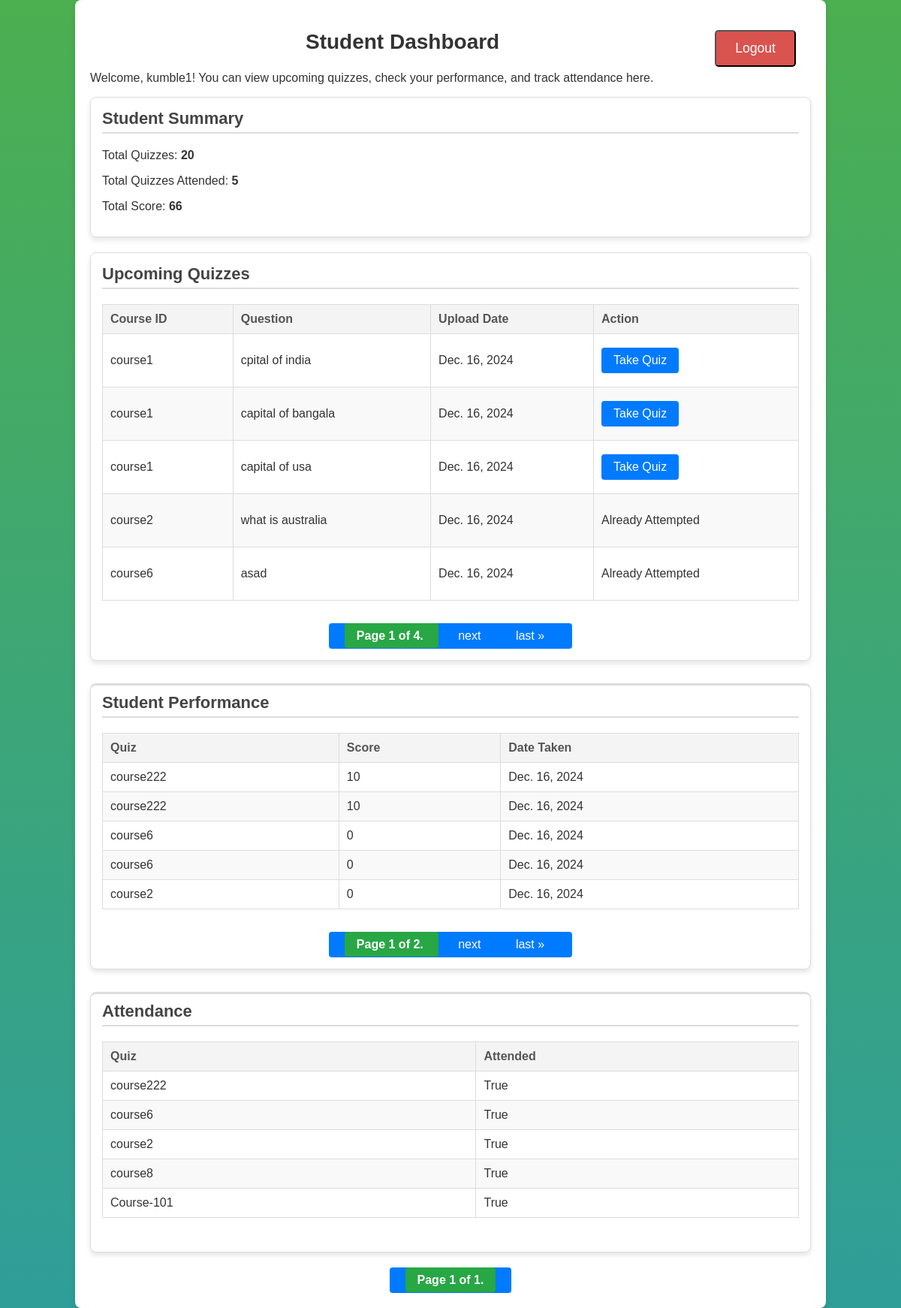
The app's page /core/student/dashboard/ (signed in) with its own data.
### core/models.py (models this page shows, shortened)
class CustomUser(AbstractUser):
    ROLE_CHOICES = (
        ('teacher', 'Teacher'),
        ('student', 'Student'),
    )
    role = models.CharField(max_length=7, choices=ROLE_CHOICES)
    phone_number = models.CharField(max_length=15, blank=True, null=True, help_text="Enter a valid phone number.")
    branch = models.CharField(max_length=100, blank=True, null=True, help_text="Branch (Only for Teachers)")
    usn = models.CharField(max_length=15, blank=True, null=True, help_text="University Serial Number (Only for Students)")
    profile_picture = models.ImageField(upload_to='profile_pics/', blank=True, null=True)

class Quiz(models.Model):
    course_id = models.CharField(max_length=50)
    question = models.TextField(help_text="Main question text")
    correct_answer = models.TextField(help_text="Correct answer for the question")
    image = models.ImageField(upload_to='quiz_images/', blank=True, null=True, help_text="Optional image for the quiz")
    upload_date = models.DateField(auto_now_add=True)
    deadline = models.DateTimeField(default=lambda: timezone.now() + timedelta(days=1), help_text="Deadline for the quiz")

class Question(models.Model):
    quiz = models.ForeignKey(Quiz, related_name='questions', on_delete=models.CASCADE)
    question_text = models.CharField(max_length=255, help_text="The text of the question")
    correct_answer = models.CharField(max_length=100, help_text="Correct answer text")

class StudentPerformance(models.Model):
    student = models.ForeignKey(CustomUser, on_delete=models.CASCADE, limit_choices_to={'role': 'student'}, help_text="Student who took the quiz")
    quiz = models.ForeignKey(Quiz, on_delete=models.CASCADE, help_text="Quiz the student attempted")
    score = models.IntegerField(help_text="Score obtained by the student")
    date_taken = models.DateField(auto_now_add=True, help_text="Date when the quiz was taken")

class Attendance(models.Model):
    user = models.ForeignKey(get_user_model(), on_delete=models.CASCADE, help_text="Student or teacher user")
    quiz = models.ForeignKey(Quiz, on_delete=models.CASCADE, help_text="Quiz the user attended")
    is_attended = models.BooleanField(default=False, help_text="Mark if the quiz was attended")

### core/views.py (the view)
# urls.py: path('student/dashboard/', views.student_dashboard, name='student_dashboard'),
@login_required
def student_dashboard(request):
    if request.user.role != 'student':
        return redirect('home')  # Or a page where non-students are redirected
    quizzes = Quiz.objects.filter(upload_date__gte='2024-12-14')  # Filter by current date
    total_quizzes = quizzes.count()
    for quiz in quizzes:
        quiz.questions_list = quiz.questions.all()  # Get the associated questions for each quiz
        quiz.already_attended = False
        if Attendance.objects.filter(quiz=quiz, user=request.user, is_attended=True).exists():
            quiz.already_attended = True  # Mark as attended if True
    performance_data = StudentPerformance.objects.filter(student=request.user)
    attendance_data = Attendance.objects.filter(user=request.user)
    total_attended = attendance_data.filter(is_attended=True).count()
    total_score = performance_data.filter(quiz__attendance__is_attended=True).aggregate(Sum('score'))['score__sum'] or 0
    quizzes_paginator = Paginator(quizzes, 5)  # Show 5 quizzes per page
    page_number = request.GET.get('quiz_page')  # Get the page number for quizzes
    quiz_page_obj = quizzes_paginator.get_page(page_number)
    performance_paginator = Paginator(performance_data, 5)  # Show 5 performance records per page
    performance_page_number = request.GET.get('performance_page')  # Get the page number for performance data
    performance_page_obj = performance_paginator.get_page(performance_page_number)
    attendance_paginator = Paginator(attendance_data, 5)  # Show 5 attendance records per page
    attendance_page_number = request.GET.get('attendance_page')  # Get the page number for attendance data
    attendance_page_obj = attendance_paginator.get_page(attendance_page_number)
    return render(request, 'core/student_dashboard.html', {
        'quizzes': quiz_page_obj,  # Updated quizzes with pagination
        'performance_data': performance_page_obj,  # Updated performance data with pagination
        'attendance_data': attendance_page_obj,
        'total_quizzes': total_quizzes,
        'total_attended': total_attended,
        'total_score': total_score,
        'username': request.user.username,  # Pass username for display
    })

### core/templates/core/student_dashboard.html (shortened to what this page needs)
<!DOCTYPE html>
<html lang="en">
<head>
    {% load static %}
    <link rel="stylesheet" href="{% static 'css/student.css' %}">
</head>
<body>
<div class="container">
<form method="POST" action="{% url 'logout' %}">
    <button type="submit" class="btn btn-danger btn-sm logout-btn">Logout</button>
</form>
    <h2>Student Dashboard</h2>
    <p>Welcome, {{ user.username }}! You can view upcoming quizzes, check your performance, and track attendance here.</p>
 <div class="card">
            <h3>Student Summary</h3>
            <p>Total Quizzes: <strong>{{ total_quizzes }}</strong></p>
            <p>Total Quizzes Attended: <strong>{{ total_attended }}</strong></p>
            <p>Total Score: <strong>{{ total_score }}</strong></p>
    </div>
    <div class="card">
        <h3>Upcoming Quizzes</h3>
        <table>
            <thead>
                <tr>
                    <th>Course ID</th>
                    <th>Question</th>
                    <th>Upload Date</th>
                    <th>Action</th>
                </tr>
            </thead>
            <tbody>
                {% for quiz in quizzes %}
                <tr>
                    <td>{{ quiz.course_id }}</td>
                    <td>
                        {% for question in quiz.questions.all %}
                            <p>{{ question.question_text }}</p>
                        {% endfor %}
                    </td>
                    <td>{{ quiz.upload_date }}</td>
                    <td>
                    {% if quiz.already_attended %}
                        <span>Already Attempted</span>
                    {% else %}
                        <a href="{% url 'take_quiz' quiz.course_id %}">Take Quiz</a>
                    {% endif %}
                </td>
                </tr>
                {% empty %}
                <tr class="no-data">
                    <td colspan="4">No upcoming quizzes found.</td>
                </tr>
                {% endfor %}
            </tbody>
        </table>
        <div class="pagination">
    <span class="step-links">
        <span class="current">
            Page {{ quizzes.number }} of {{ quizzes.paginator.num_pages }}.
        </span>
        {% if quizzes.has_next %}
            <a href="?quiz_page={{ quizzes.next_page_number }}">next</a>
            <a href="?quiz_page={{ quizzes.paginator.num_pages }}">last &raquo;</a>
        {% endif %}
    </span>
</div>
    </div>
    <div class="card performance-table">
        <h3>Student Performance </h3>
        <table>
            <thead>
                <tr>
                    <th>Quiz</th>
                    <th>Score</th>
                    <th>Date Taken</th>
                </tr>
            </thead>
            <tbody>
                {% for performance in performance_data %}
                <tr>
                    <td>{{ performance.quiz.course_id }}</td>
                    <td>{{ performance.score }}</td>
                    <td>{{ performance.date_taken }}</td>
                </tr>
                {% empty %}
                <tr class="no-data">
                    <td colspan="3">No performance data found.</td>
                </tr>
                {% endfor %}
            </tbody>
        </table>
<div class="pagination">
    <span class="step-links">
        <span class="current">
            Page {{ performance_data.number }} of {{ performance_data.paginator.num_pages }}.
        </span>
        {% if performance_data.has_next %}
            <a href="?performance_page={{ performance_data.next_page_number }}">next</a>
            <a href="?performance_page={{ performance_data.paginator.num_pages }}">last &raquo;</a>
        {% endif %}
    </span>
</div>
    </div>
    <div class="card attendance-table mb-4">
        <h3>Attendance</h3>
        <table class="table table-striped">
            <thead>
                <tr>
                    <th>Quiz</th>
                    <th>Attended</th>
                </tr>
            </thead>
            <tbody>
                {% for attendance in attendance_data %}
                <tr>
                    <td>{{ attendance.quiz.course_id }}</td>
                    <td>{{ attendance.is_attended }}</td>
                </tr>
                {% empty %}
                <tr class="no-data">
                    <td colspan="2" class="text-center">No attendance data found.</td>
                </tr>
                {% endfor %}
            </tbody>
        </table>
    </div>
<div class="pagination">
    <span class="step-links">
        <span class="current">
            Page {{ attendance_data.number }} of {{ attendance_data.paginator.num_pages }}.
        </span>
    </span>
</div>
</div>
</body>
</html>

### core/static/css/student.css (style rules this page uses)
body { font-family: 'Arial', sans-serif; margin: 0; padding: 0; background-color: #f4f7fc; color: #333; }
.pagination { display: flex; justify-content: center; align-items: center; margin-top: 20px; }
.pagination a, .pagination span { background-color: #007bff; color: white; padding: 8px 16px; border-radius: 4px; margin: 0 5px; text-decoration: none; font-size: 1em; }
.pagination .current { background-color: #28a745; font-weight: bold; cursor: default; }
h2 { text-align: center; color: #333; font-size: 28px; margin-top: 20px; }
h3 { font-size: 22px; color: #444; border-bottom: 2px solid #ddd; padding-bottom: 5px; margin-bottom: 20px; }
table { width: 100%; border-collapse: collapse; margin-bottom: 30px; }
table th, table td { padding: 10px; text-align: left; border: 1px solid #ddd; }
table th { background-color: #f4f4f4; color: #555; }
table tr:nth-child(even) { background-color: #f9f9f9; }
table td a { background-color: #007bff; color: white; text-decoration: none; padding: 8px 16px; border-radius: 4px; display: inline-block; }
.container { width: 80%; margin: 0 auto; padding: 20px; background-color: white; border-radius: 8px; box-shadow: 0 4px 8px rgba(0, 0, 0, 0.1); }
.card { border: 1px solid #ddd; border-radius: 8px; padding: 15px; box-shadow: 0 4px 6px rgba(0, 0, 0, 0.1); margin-bottom: 20px; }
.card h3 { margin-top: 0; }
.performance-table, .attendance-table { margin-top: 30px; border-top: 3px solid #ddd; padding-top: 10px; }
.performance-table tr:nth-child(even), .attendance-table tr:nth-child(even) { background-color: #f9f9f9; }
.logout-btn { display: inline-block; background-color: #d9534f; color: white; padding: 12px 25px; font-size: 1.1em; text-align: center; border-radius: 5px; text-decoration: none; margin-top: 20px; margin-right: 20px; float: right; transition: background-color 0.3s ease; }

### core/templates/core/student_dashboard.html (style rules this page uses)
body { background: linear-gradient( #4CAF50, #2F9E99); font-family: 'Arial', sans-serif; }

### records on screen
CustomUser: username "kumble1"
Quiz: course_id "course1", upload_date "Dec. 16, 2024", shows "Take Quiz"
Question: question_text "cpital of india"
Quiz: course_id "course1", upload_date "Dec. 16, 2024", shows "Take Quiz"
Question: question_text "capital of bangala"
Quiz: course_id "course1", upload_date "Dec. 16, 2024", shows "Take Quiz"
Question: question_text "capital of usa"
Quiz: course_id "course2", upload_date "Dec. 16, 2024", shows "Already Attempted"
Question: question_text "what is australia"
Quiz: course_id "course6", upload_date "Dec. 16, 2024", shows "Already Attempted"
Question: question_text "asad"
StudentPerformance: quiz.course_id "course222", score "10", date_taken "Dec. 16, 2024"
StudentPerformance: quiz.course_id "course222", score "10", date_taken "Dec. 16, 2024"
StudentPerformance: quiz.course_id "course6", score "0", date_taken "Dec. 16, 2024"
StudentPerformance: quiz.course_id "course6", score "0", date_taken "Dec. 16, 2024"
StudentPerformance: quiz.course_id "course2", score "0", date_taken "Dec. 16, 2024"
Attendance: quiz.course_id "course222", is_attended "True"
Attendance: quiz.course_id "course6", is_attended "True"
Attendance: quiz.course_id "course2", is_attended "True"
Attendance: quiz.course_id "course8", is_attended "True"
Attendance: quiz.course_id "Course-101", is_attended "True"

### other values on screen
{{ total_quizzes }} "20"
{{ total_attended }} "5"
{{ total_score }} "66"
{{ quizzes.number }} "1"
{{ quizzes.paginator.num_pages }} "4"
{{ performance_data.number }} "1"
{{ performance_data.paginator.num_pages }} "2"
{{ attendance_data.number }} "1"
{{ attendance_data.paginator.num_pages }} "1"
